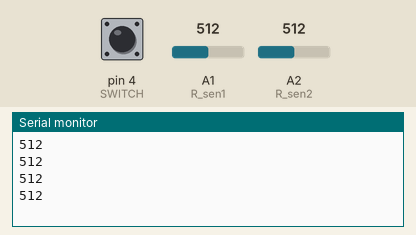
This sketch was run on a simulated Arduino Uno, built with avr-gcc and run on an emulated ATmega328P. On the bench: the last lines printed to the serial monitor. The inputs (shaded band) are chosen by the test bench; at power-on: A1 (R_sen1) = 512, A2 (R_sen2) = 512, pin 4 (SWITCH) HIGH.

Above: at 1.8 s.
1.9 s: A1 (R_sen1) set to 716
At 2.8 s:
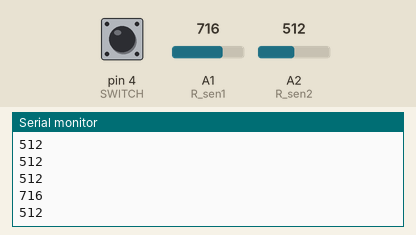
3.4 s: A2 (R_sen2) set to 306
At 4.7 s:
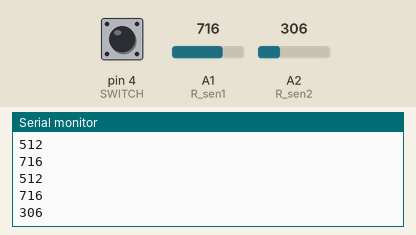
4.9 s: A1 (R_sen1) set to 900
At 5.5 s:
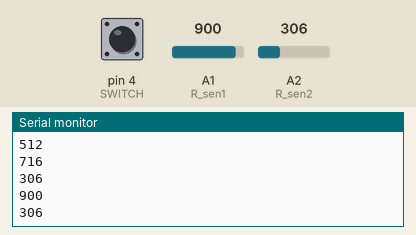
6.4 s: A2 (R_sen2) set to 122
At 7.8 s:
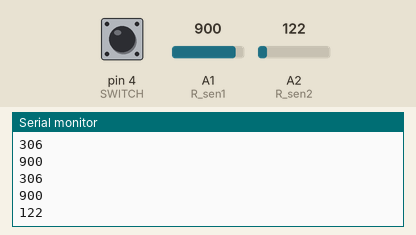
Timing chart, 0 to 8.9 s (numbered marks = the images above; inputs shaded):
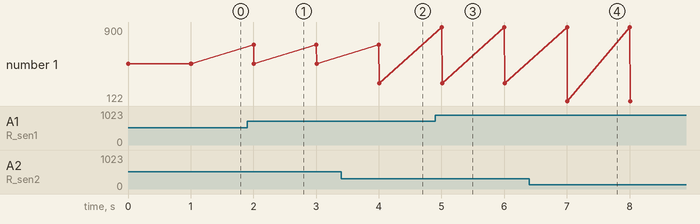

The sketch:

reflectsensor.ino
```cpp
/**

  https://deviceplus.jp/arduino/entry015/
  センサーの足の1~4の番号の割り振りはこれに従う
   Hardware Connections:
    Arduino | RPR-220_1
    -------------------
      5V,A1 |   1
      GND   |   2
      GND   |   3
      5V    |   4

    Arduino | RPR-220_2
    -------------------
      5V,A2 |   1
      GND   |   2
      GND   |   3
      5V    |   4
*/

#define SWITCH 4
#define OFF 0
#define ON 1
#define R_sen1 1
#define R_sen2 2

//センサーの抵抗値を読み取って保存する変数
int val_1;
int val_2;

void setup() {
  // put your setup code here, to run once:
  // put your setup code here, to run once:
  Serial.begin(9600);

  //割り込み関数の例(今回は使用していない)
  //attachInterrupt(digitalPinToInterrupt(SWITCH), condition, RISING);

  //スイッチが押されるまで待機
  while(digitalRead(SWITCH)==0);
}

void loop() {
  // put your main code here, to run repeatedly:
  val_1 = analogRead(R_sen1);
  val_2 = analogRead(R_sen2);
  Serial.println(val_1);
  Serial.println(val_2);
  delay(1000);
}
```

Measured:
- after the input at 1.9 s, the serial monitor: prints a new line after 0.10 s (image 1)
- after the input at 3.4 s, the serial monitor: prints a new line after 0.61 s (image 2)
- after the input at 4.9 s, the serial monitor: prints a new line after 0.10 s (image 3)
- after the input at 6.4 s, the serial monitor: prints a new line after 0.61 s (image 4)
- plotted number 1: 512 → 306 after the input at 3.4 s, 306 → 122 after the input at 6.4 s
